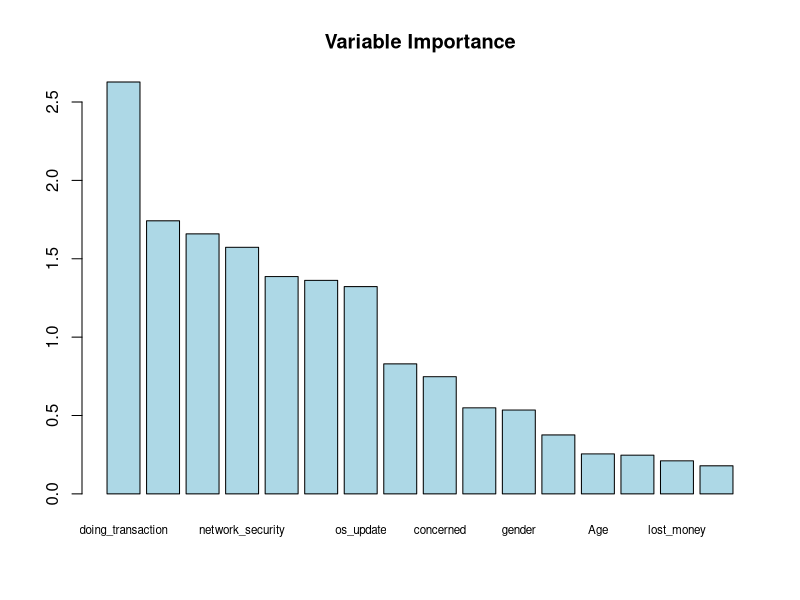

Generate this figure with R:

# Library and Data Load ---------------------------------------------------

setwd("c:/users/rajiv.trivedi/downloads")
library("readxl")
library(randomForest)

data_hr=cyber_security_data <- read_excel("Random Forest Analysis of Cyber Security Perception.xlsx", sheet = "cyber_security_data")


# converting response and explanatory variable to numeric -----------------

# status
data_hr$fraud_awareness <- as.factor(data_hr$fraud_awareness)
levels(data_hr$fraud_awareness) <- c(0, 1)



# Data split and removing null values from data --------------------------------------------------------------

set.seed(123)

samp <- sample(nrow(data_hr), 0.8 * nrow(data_hr))

train <- data_hr[samp, ]

test <- data_hr[-samp, ]
train_no_missing_rows <- na.omit(train)
test_no_missing_rows <- na.omit(test)

# variables and formulas ---------------------------------------------------------------

response_variable <- "fraud_awareness"


# Specify the explanatory variables
explanatory_variables <- c("doing_transaction","transaction_method","concerned","os_update","public_network","information_security_knowledge","data_backup","data_backup_scheule","network_security","lost_money","two_factor","gender","Age","Education","Occupation","income")

# Create a formula for the random forest model
formula <- as.formula(paste(response_variable, "~", paste(explanatory_variables, collapse = "+")))
formula



# model -------------------------------------------------------------------

# Train the random forest model
rf_model <- randomForest(formula, data = train_no_missing_rows,
                         mtry=4, 
                         ntree=500)

# Make predictions on the test set (as probabilities)
predicted_classes <- predict(rf_model, newdata = test_no_missing_rows, type = "response")
rf_model

# Create a data frame with predictions and actual values
results <- data.frame(
  Predicted_Class = predicted_classes,
  Actual_Class = test_no_missing_rows$fraud_awareness
)
results
# Display the confusion matrix
conf_matrix <- table(results$Predicted_Class, results$Actual_Class)
print("Confusion Matrix:")
print(conf_matrix)

# Check accuracy
accuracy <- sum(results$Predicted_Class == test_no_missing_rows$fraud_awareness) / nrow(test)

# Display accuracy
print(paste("Accuracy:", round(accuracy * 100, 2), "%"))

# accuracy on all the data ------------------------------------------------

data_hr_all<-data_hr

predicted_classes_all <- predict(rf_model, newdata =data_hr_all , type = "response")

results_all <- data.frame(
  Predicted_Class = predicted_classes_all,
  Actual_Class = data_hr_all$fraud_awareness
)
results_all
# Display the confusion matrix
conf_matrix_all <- table(results_all$Predicted_Class, results_all$Actual_Class)
print("Confusion Matrix:")
print(conf_matrix_all)

# Check accuracy
accuracy_all <- sum(results_all$Predicted_Class == data_hr_all$fraud_awareness) / nrow(data_hr_all)


# Display accuracy
print(paste("Accuracy:", round(accuracy_all * 100, 2), "%"))

# Variable importance -----------------------------------------------------
# Get variable importance
importance <- rf_model$importance
importance
# Order the variables by importance
sorted_importance <- importance[order(importance[, 1], decreasing = TRUE), ]
sorted_importance
# Plot variable importance
barplot(sorted_importance, col = "lightblue", main = "Variable Importance", cex.names = 0.7)
sorted_importance


# rough code --------------------------------------------------------------

# Creating a data frame
variable_names <- c("doing_transaction", "data_backup", "information_security_knowledge", 
                    "network_security", "two_factor", "public_network", "os_update", 
                    "income", "concerned", "Occupation", "gender", "data_backup_scheule", 
                    "Age", "Education", "lost_money", "transaction_method")

values <- c(2.6276533, 1.7421563, 1.6587152, 1.5731396, 1.3864813, 1.3621695, 
            1.3223002, 0.8293752, 0.7476711, 0.5489599, 0.5349777, 0.3762079, 
            0.2551030, 0.2469639, 0.2108870, 0.1792693)

table_data <- data.frame(Variable = variable_names, Value = values)

# Print the table
print(table_data)

